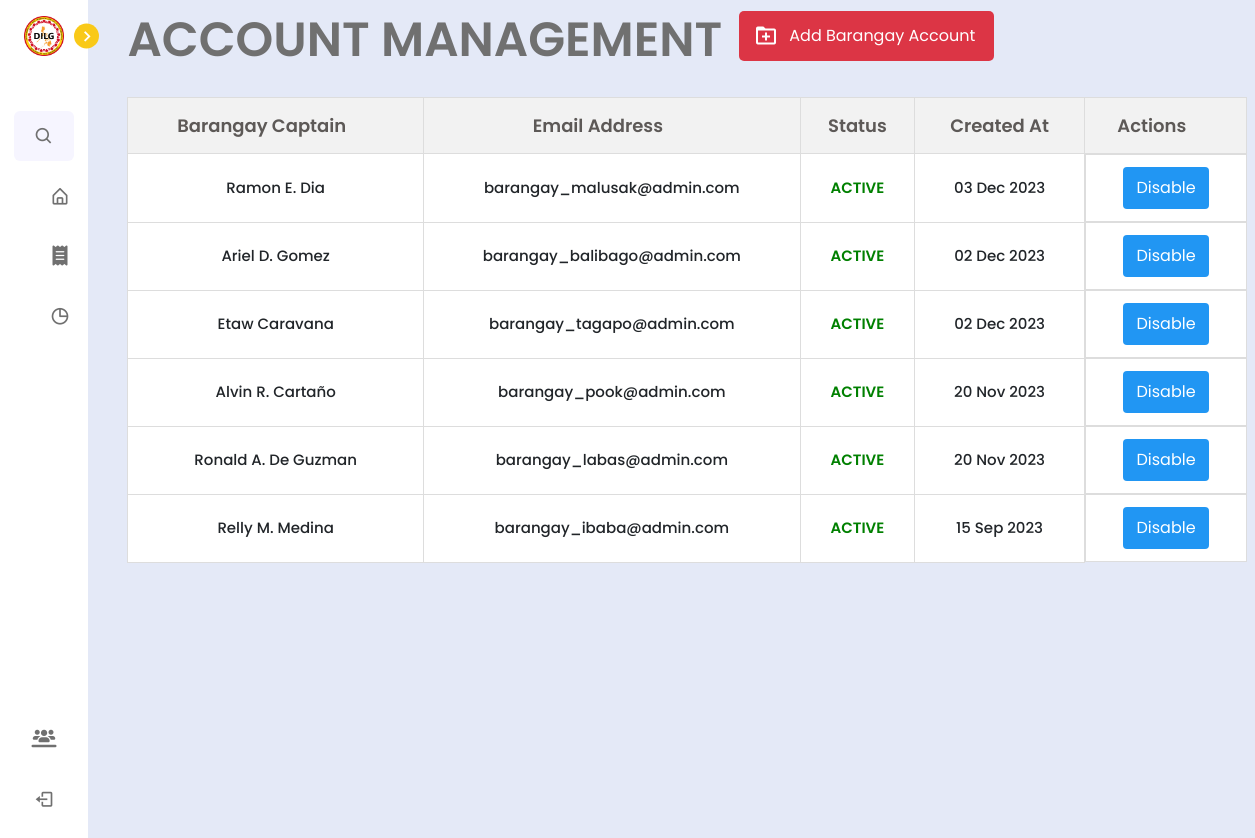
Page /dilg/manage_accounts.php (signed in) on the earlier database version.
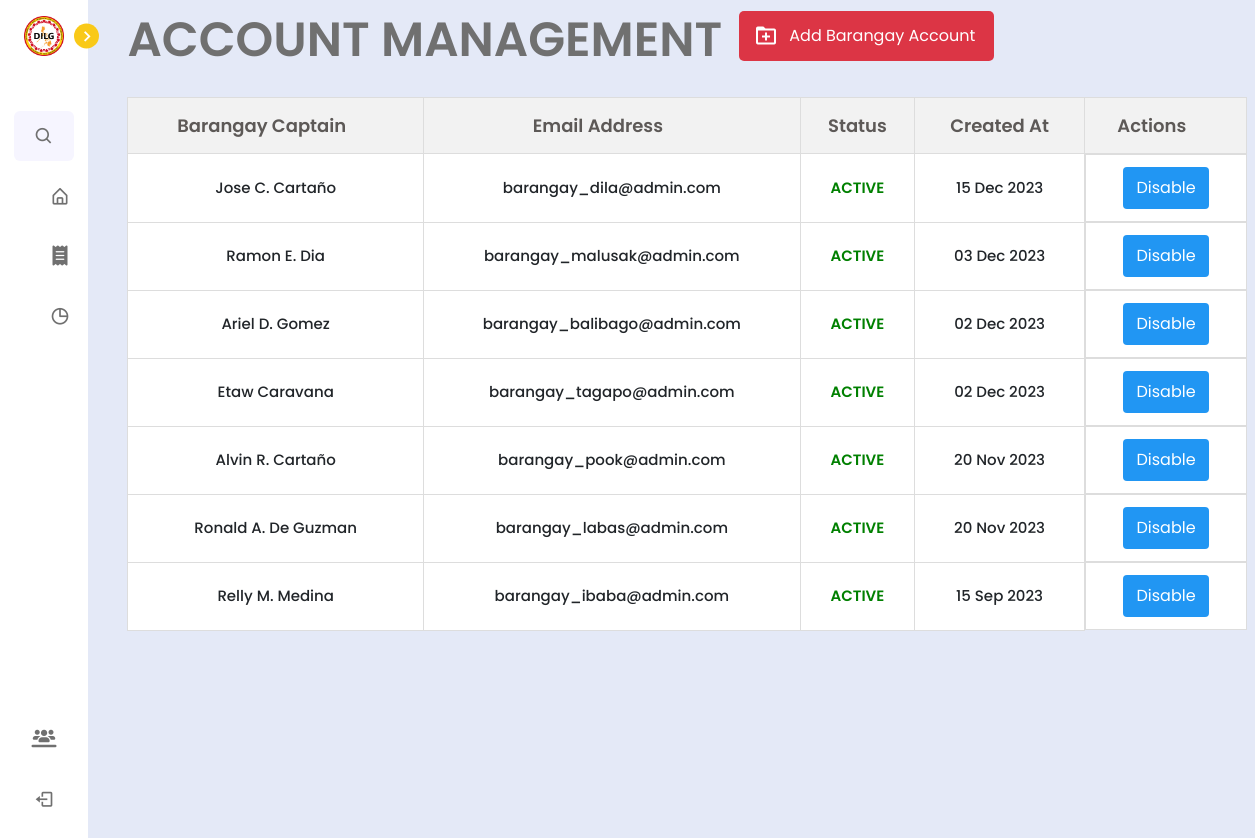
Same page on the later database version.
### tables this page shows
CREATE TABLE `pb_accounts` (
  `pb_id` int(11) NOT NULL,
  `account_id` int(11) NOT NULL,
  `barangay` varchar(255) NOT NULL,
  `barangay_captain` varchar(255) DEFAULT NULL,
  `email_address` varchar(255) NOT NULL,
  `password` varchar(255) NOT NULL,
  `signature_image` mediumblob DEFAULT NULL,
  `created_at` timestamp NOT NULL DEFAULT current_timestamp(),
  `account_status` varchar(50) DEFAULT 'active',
  `login_attempts` int(11) NOT NULL DEFAULT 0,
  `last_failed_attempt` datetime DEFAULT NULL
);

### dilg/manage_accounts.php (the view, shortened to what this page needs)
<?php
include '../config.php';
$query = "SELECT * FROM pb_accounts ORDER BY created_at DESC";
$result = mysqli_query($conn, $query);
?>
<!DOCTYPE html>
<html lang="en">
<head>
    <link href='https://unpkg.com/boxicons@2.1.1/css/boxicons.min.css' rel='stylesheet'>
    <link rel="stylesheet" href="https://cdnjs.cloudflare.com/ajax/libs/font-awesome/6.4.2/css/all.min.css" />
    <link rel="stylesheet" href="../node_modules/bootstrap/dist/css/bootstrap.min.css">
    <link rel="stylesheet" href="../css/dilg.css">
    <link rel="stylesheet" href="../css/lupon_home.css">
</head>
<body>
<nav class="sidebar close">
        <header>
            <div class="image-text">
                <span class="image">
                    <img src="../images/logo.png">
                </span>
            </div>
            <i class='bx bx-chevron-right toggle'></i>
        </header>
        <div class="menu-bar">
            <div class="menu">
            <li class="search-box">
                <i class='bx bx-search icon'></i>
            </li>
                    <li class="nav-link">
                        <a href="home.php">
                            <i class='bx bx-home-alt icon' ></i>
                        </a>
                    </li>
                    <li class="nav-link">
                        <a href="transmittal_reports.php">
                        <i class="fa-solid fa-receipt icon"></i>
                        </a>
                    </li>
                    <li class="nav-link">
                        <a href="analytics.php">
                            <i class='bx bx-pie-chart-alt icon' ></i>
                        </a>
                    </li>
            </div>
            <div class="bottom-content">
            <li class="">
                <a href="manage_accounts.php">
                <i class="fa-solid fa-users-line icon"></i>
                    </a>
                </li>
                <li class="">
                    <a href="../logout.php">
                        <i class='bx bx-log-out icon' ></i>
                    </a>
                </li>
            </div>
        </div>
    </nav>
    <section class="home">
    <h1 style="margin-left: 1%; margin-top: -2.3%; display: flex; font-size: 48px;">ACCOUNT MANAGEMENT</h1>
        <div class="container" style="margin-left: -1%; display: flex;">
            <a href="add-barangay-account.php" style="text-decoration: none; margin-left: 1%;"><div class="add-account" style="margin-top: -65px; margin-left: 240%; margin-bottom: 30px; width: 255px;">
                <i class='bx bx-folder-plus'></i>
                <p>Add Barangay Account</p>
            </div></a>
            </div>
        <?php
                if (mysqli_num_rows($result) == 0) {
                    echo '<div class="text-box" style="margin-left: 30%;
                    margin-top: 15%;
                    background: #b9bbb6;
                    border-radius: 5px;
                    color: #fff;
                    font-size: 35px;
                    width: 500px;
                    padding: 13px 13px;
                    text-align: center;
                    letter-spacing: 1;
                    text-transform: uppercase;">No Registered Barangay Accounts Found</div>';
                } else {
                    echo '<table>';
                    echo '<thead>';
                    echo '<tr>';
                    echo '<th>Barangay Captain</th>';
                    echo '<th>Email Address</th>';
                    echo '<th style="padding: 13px;">Status</th>';
                    echo '<th style="padding: 14px;">Created At</th>';
                    echo '<th>Actions</th>';
                    echo '</tr>';
                    echo '</thead>';
                    echo '<tbody>';
                    while ($row = mysqli_fetch_assoc($result)) {
                        echo '<tr>';
                        echo '<td>' . $row['barangay_captain'] . '</td>';
                        echo '<td>' . $row['email_address'] . '</td>';
                        $status = $row['account_status'];
                        $displayStatus = ($status == 'active') ? '<span style="color: green; font-weight: 600;">ACTIVE</span>' : (($status == 'disabled') ? '<span style="color: #bc1823; font-weight: 600;">DISABLED</span>' : '<span style="color: black; font-weight: 600;">OFFLINE</span>');
                        echo '<td>' . $displayStatus . '</td>';
                        echo '<td>' . (new DateTime($row['created_at']))->format('d M Y') . '</td>';
                        echo '<td class="actions">';
                if ($status == 'disabled') {
                    echo '<button class="btn activate" onclick="showActivatePopup(' . $row['pb_id'] . ')">Activate</button>';
                } else {
                    echo '<button class="btn disable" onclick="showDisablePopup(' . $row['pb_id'] . ')">Disable</button>';
                }
                        echo '</td>';
                        echo '</tr>';
                    }
                    echo '</tbody>';
                    echo '</table>';
                }
                ?>
    </section>
</body>
</html>

Differences in the rows shown:
added pb_accounts: barangay_captain "Jose C. Cartaño", email_address "barangay_dila@admin.com", account_status "ACTIVE", created_at "15 Dec 2023"
